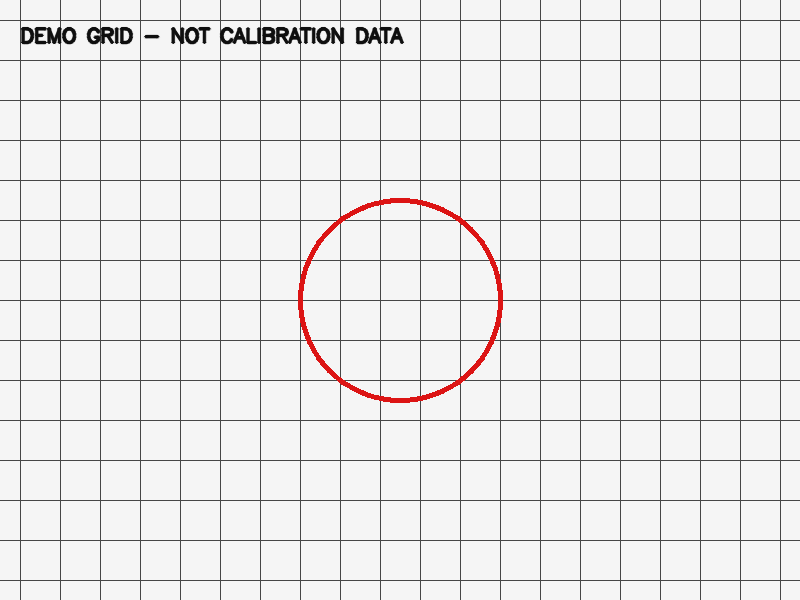
#> input picture Phase3/test_images/lens_grid.png, 800 x 600 px
$ python undistort_image.py
#> lines starting #> are read from the running program, lines starting #| are printed output that depends on the picture; after the words box and inside, x2 and y2 are one past the last pixel; in counts of white or black regions, pixels touching at a corner belong together
"""Undistort an image using calibration data or clearly labelled demo coefficients."""
from __future__ import annotations
import argparse
from pathlib import Path
import cv2
import numpy as np
HERE=Path(__file__).resolve().parent
DEFAULT_IMAGE=HERE/'test_images'/'lens_grid.png'

def main():
    ap=argparse.ArgumentParser(description=__doc__); ap.add_argument('--image',type=Path,default=DEFAULT_IMAGE); ap.add_argument('--calibration',type=Path,help='NPZ created by camera_calibration.py'); ap.add_argument('--output',type=Path,default=HERE/'outputs'/'undistorted.png'); ap.add_argument('--alpha',type=float,default=1.0,help='0 crops more; 1 retains more pixels'); ap.add_argument('--show',action='store_true'); args=ap.parse_args()
    if not 0<=args.alpha<=1: raise SystemExit('--alpha must be between 0 and 1')
    image=cv2.imread(str(args.image))
#> image is the input picture: shape (600, 800, 3); mean B, G, R 233.4, 233.4, 234.7
    if image is None: raise SystemExit(f'ERROR: Could not read input: {args.image}')
    h,w=image.shape[:2]
#> h = 600; w = 800
    if args.calibration:
        if not args.calibration.is_file(): raise SystemExit(f'ERROR: Calibration file not found: {args.calibration}')
        with np.load(args.calibration) as data:
            camera_matrix=data['camera_matrix']; dist_coeffs=data['dist_coeffs']
        print('[INFO] Using provided calibration data.')
    else:
        # Demonstration only: never use these coefficients for scientific measurements.
        camera_matrix=np.array([[w,0,w/2],[0,w,h/2],[0,0,1]],np.float64)
        dist_coeffs=np.array([-.16,.035,0,0,0],np.float64)
        print('[WARN] Using fabricated demo coefficients. For real images, use --calibration from your own camera.')
    new_matrix,roi=cv2.getOptimalNewCameraMatrix(camera_matrix,dist_coeffs,(w,h),args.alpha,(w,h))
#> roi = (10, 13, 779, 573)
    output=cv2.undistort(image,camera_matrix,dist_coeffs,None,new_matrix)
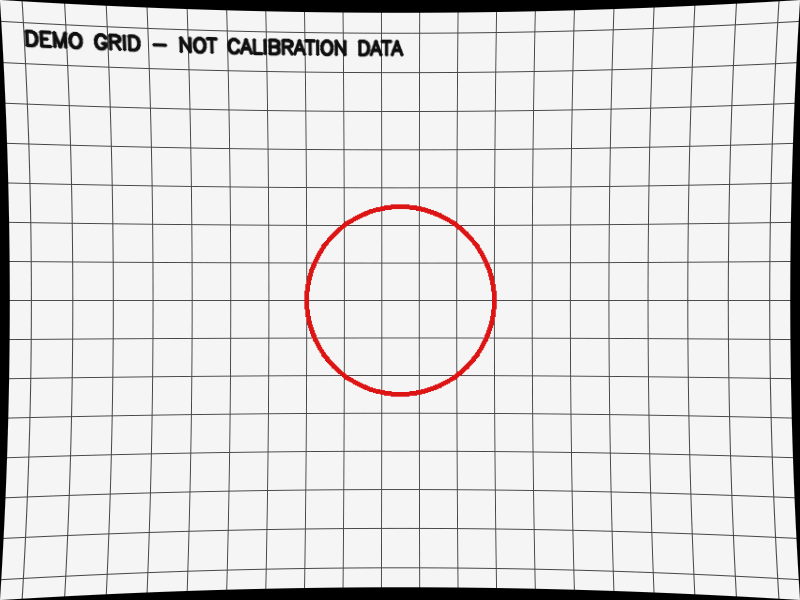
#> output: shape (600, 800, 3); mean B, G, R 223.1, 223.1, 224.3
    x,y,rw,rh=roi
#> x = 10; y = 13; rw = 779; rh = 573
    if rw>0 and rh>0: cv2.rectangle(output,(x,y),(x+rw,y+rh),(0,220,255),1)
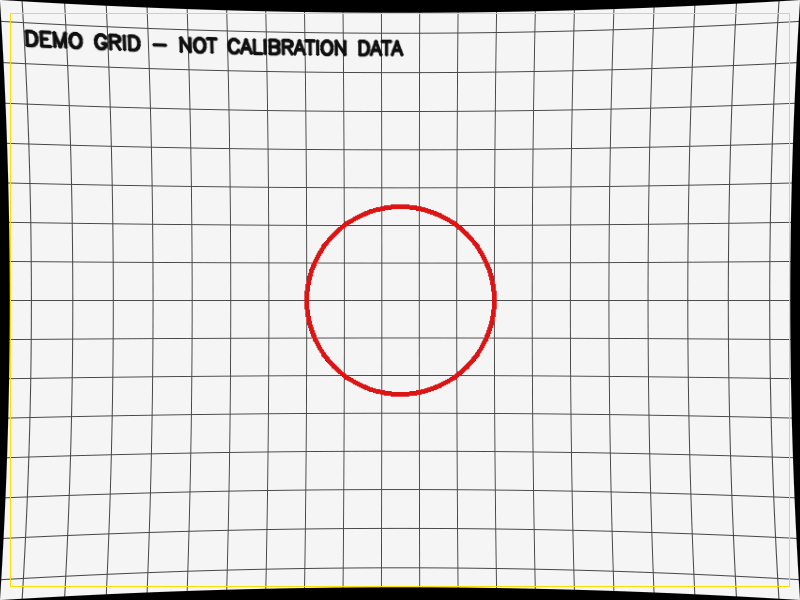
#> output: shape (600, 800, 3); 0.56% of pixels changed, all inside (x1, y1, x2, y2) = (10, 13, 790, 587)
    args.output.parent.mkdir(parents=True,exist_ok=True)
    if not cv2.imwrite(str(args.output),output): raise SystemExit('ERROR: Could not save result.')
    print(f'[OK] Saved: {args.output.resolve()}')
    if args.show: cv2.imshow('Input',image); cv2.imshow('Undistorted',output); cv2.waitKey(0); cv2.destroyAllWindows()
if __name__=='__main__': main()

$ run again, with Phase3/test_images/checkerboard_to_print.png copied over Phase3/test_images/lens_grid.png
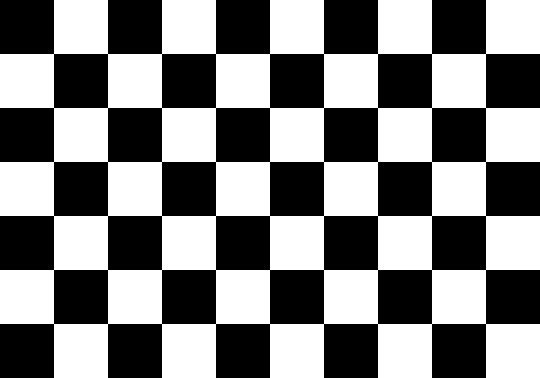
#> input picture Phase3/test_images/checkerboard_to_print.png, 540 x 378 px
#> in main, image is the input picture: shape (378, 540, 3); 50% white; 1 white region, box (x1, y1, x2, y2) and area: (0, 0, 540, 378) 102060
#> in main, `output=cv2.undistort(image,camera_matrix,dist_coeffs,None,new_matrix)`:
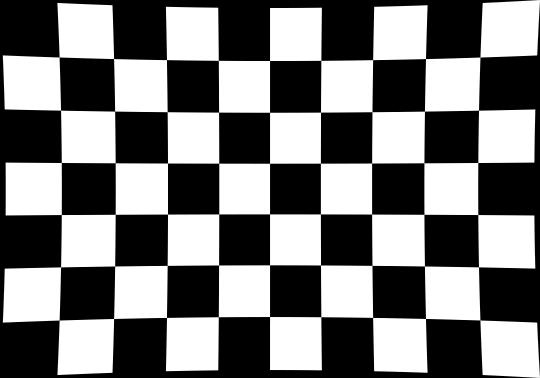
#> output: shape (378, 540, 3); min 0, max 255, mean 122.1
#> in main, `if rw>0 and rh>0: cv2.rectangle(output,(x,y),(x+rw,y+rh),(0,220,255),1)`:
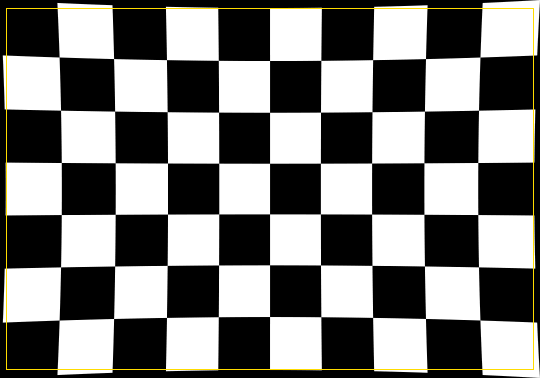
#> output: shape (378, 540, 3); 0.87% of pixels changed, all inside (x1, y1, x2, y2) = (6, 8, 534, 370)
